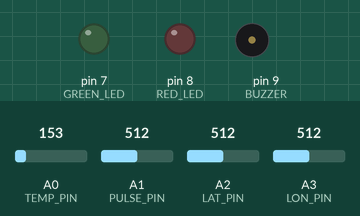
A sketch run on a simulated Arduino Uno, built with avr-gcc and run on an emulated ATmega328P. Parts: output pins drawn as LEDs (lit = HIGH), buzzer (waves = sounding). Inputs (shaded band) come from the test bench; at power-on: A0 (TEMP_PIN) = 153, A2 (LAT_PIN) = 512, A1 (PULSE_PIN) = 512, A3 (LON_PIN) = 512. What the sketch prints to the serial monitor is not drawn.

Above: at 1.3 s.
1.4 s: A0 (TEMP_PIN) set to 174
At 5.1 s:
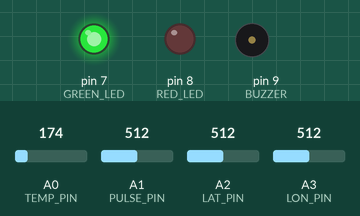
5.5 s: A2 (LAT_PIN) set to 211
8.2 s: A2 (LAT_PIN) set to 188
At 11.4 s:
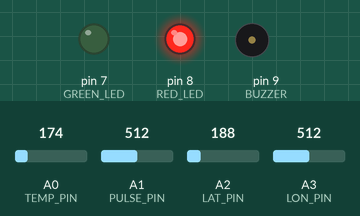
24.0 s: A2 (LAT_PIN) set to 306
At 25.9 s:
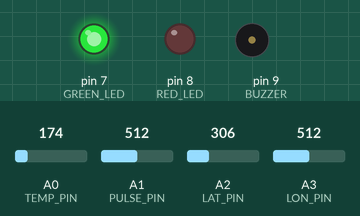
Timing chart, 0 to 27.4 s (numbered marks = the images above; inputs shaded):
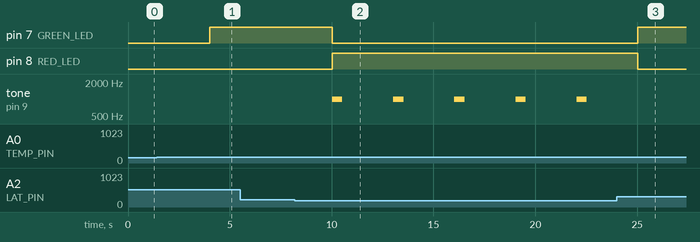

The sketch:

Smartherd_Tinkercad_circuit.ino
```cpp
// ---------------------------------------------------------------- identity
const char DEVICE_ID[]   = "collar_001";
const char FARM_ID[]     = "cjafRzyuaiLKb3RQDnnj";   // confirm against farms table
const char ANIMAL_ID[]   = "goat_001";
const char ANIMAL_NAME[] = "Goat 001";
const char ANIMAL_TYPE[] = "goat";

// Shown in the printed HTTP frame only. The real key lives in the bridge,
// never in a sketch you paste into a public Tinkercad project.
const char SUPABASE_HOST[] = "https://ipuheybcnznqcsxobudg.supabase.co/functions/v1/ingest-gps";
const char INGEST_PATH[]   = "/functions/v1/ingest-gps";

// ---------------------------------------------------------------- hardware
const int TEMP_PIN  = A0;
const int PULSE_PIN = A1;
const int LAT_PIN   = A2;
const int LON_PIN   = A3;

const int GREEN_LED = 7;
const int RED_LED   = 8;
const int BUZZER    = 9;

// ---------------------------------------------------------------- thresholds
const float TEMP_MIN = 35.0;
const float TEMP_MAX = 40.0;
const int   PULSE_MIN = 40;
const int   PULSE_MAX = 140;

// Circular bench fence, centre near the test farm outside Gaborone.
// Coordinates are held as integer 1e-5 degrees throughout: an AVR float
// carries only ~7 significant digits, which is ~4 m of error at this
// latitude — enough to flip a fence decision on its own.
const long FENCE_LAT_E5 = -2460456L;   // -24.60456
const long FENCE_LON_E5 =  2592176L;   //  25.92176
const long FENCE_RADIUS_M = 200;

// Pot sweep covers roughly 400 m of lat and 400 m of lon around that centre,
// so turning a knob walks the animal in and out of the fence.
const long LAT_MIN_E5 = -2460700L, LAT_MAX_E5 = -2460300L;
const long LON_MIN_E5 =  2591900L, LON_MAX_E5 =  2592300L;

// 3 s is bench-only. A real run at this rate writes ~28,800 rows a day.
const unsigned long UPLOAD_INTERVAL_MS = 3000;
unsigned long lastUpdate = 0;
unsigned long seq = 0;

String lastPayload = "";

// ---------------------------------------------------------------- helpers

// Exact decimal from 1e-5 degrees. Avoids float rounding in the payload.
String degStr(long e5) {
  bool neg = e5 < 0;
  unsigned long a = neg ? (unsigned long)(-e5) : (unsigned long)e5;
  char buf[16];
  sprintf(buf, "%s%lu.%05lu", neg ? "-" : "", a / 100000UL, a % 100000UL);
  return String(buf);
}

// Same NaN guard as the real firmware. String(NAN) emits "nan", which is not
// valid JSON, and req.json() then throws before the insert is ever attempted.
String jsonNumber(float v, byte dp) {
  if (isnan(v) || isinf(v)) return F("null");
  return String(v, dp);
}

// Equirectangular distance, integer degrees in, metres out. At 1e-5 degrees
// one unit is 1.1132 m of latitude and 1.0122 m of longitude at -24.6.
long fenceDistanceM(long latE5, long lonE5) {
  float dLat = (float)(latE5 - FENCE_LAT_E5) * 1.1132;
  float dLon = (float)(lonE5 - FENCE_LON_E5) * 1.0122;
  return (long)(sqrt(dLat * dLat + dLon * dLon) + 0.5);
}

String buildPayload(long latE5, long lonE5, float tempC, int pulse,
                    bool insideFence, bool healthAlert) {
  String j = F("{");
  // seq keeps two identical fixes from a stationary animal distinguishable,
  // which is what the bridge's duplicate filter keys on.
  j += F("\"seq\":"); j += String(seq); j += F(",");
  j += F("\"deviceId\":\"");   j += DEVICE_ID;   j += F("\",");
  j += F("\"farmId\":\"");     j += FARM_ID;     j += F("\",");
  j += F("\"animalId\":\"");   j += ANIMAL_ID;   j += F("\",");
  j += F("\"animalName\":\""); j += ANIMAL_NAME; j += F("\",");
  j += F("\"animalType\":\""); j += ANIMAL_TYPE; j += F("\",");
  j += F("\"lat\":");  j += degStr(latE5); j += F(",");
  j += F("\"lon\":");  j += degStr(lonE5); j += F(",");
  j += F("\"latDir\":\""); j += (latE5 < 0 ? "S" : "N"); j += F("\",");
  j += F("\"lonDir\":\""); j += (lonE5 < 0 ? "W" : "E"); j += F("\",");
  j += F("\"alt\":");    j += jsonNumber(970.0, 1); j += F(",");
  j += F("\"speed\":");  j += jsonNumber(0.0, 2);   j += F(",");
  j += F("\"course\":"); j += jsonNumber(0.0, 2);   j += F(",");
  j += F("\"sats\":9,");
  j += F("\"insideFence\":"); j += (insideFence ? F("true") : F("false")); j += F(",");
  j += F("\"fenceVersion\":1,");
  // Physio channels. The current Edge Function ignores unknown keys, so these
  // ride along harmlessly until telemetry has columns for them.
  j += F("\"tempC\":");     j += jsonNumber(tempC, 1); j += F(",");
  j += F("\"pulseBpm\":");  j += String(pulse);        j += F(",");
  j += F("\"healthAlert\":"); j += (healthAlert ? F("true") : F("false"));
  j += F("}");
  return j;
}

// The request the ESP32 would put on the wire. Printed so the simulation
// demonstrates the protocol; the bridge is what actually sends it.
void printHttpFrame(const String& body) {
  Serial.println();
  Serial.print(F("POST ")); Serial.print(INGEST_PATH); Serial.println(F(" HTTP/1.1"));
  Serial.print(F("Host: ")); Serial.println(SUPABASE_HOST);
  Serial.println(F("Content-Type: application/json"));
  Serial.println(F("x-device-key: ********  (held by bridge)"));
  Serial.print(F("x-device-id: ")); Serial.println(DEVICE_ID);
  Serial.print(F("Content-Length: ")); Serial.println(body.length());
  Serial.println(F("Connection: close"));
  Serial.println();
  Serial.println(body);
}

void setup() {
  Serial.begin(9600);

  pinMode(GREEN_LED, OUTPUT);
  pinMode(RED_LED, OUTPUT);
  pinMode(BUZZER, OUTPUT);
  digitalWrite(GREEN_LED, LOW);
  digitalWrite(RED_LED, LOW);
  digitalWrite(BUZZER, LOW);

  Serial.println(F("================================"));
  Serial.println(F(" SMARTHERD COLLAR (SIMULATED)"));
  Serial.println(F(" TRANSPORT: HTTP/1.1 via bridge"));
  Serial.println(F(" ENDPOINT : /functions/v1/ingest-gps"));
  Serial.println(F(" Keys: j=last payload  p=position  f=fence"));
  Serial.println(F("================================"));
}

void loop() {
  if (Serial.available()) {
    char c = Serial.read();
    if (c == 'j') { Serial.println(F("[last payload]")); Serial.println(lastPayload); }
    else if (c == 'f') {
      Serial.print(F("[fence] centre ")); Serial.print(degStr(FENCE_LAT_E5));
      Serial.print(F(", ")); Serial.print(degStr(FENCE_LON_E5));
      Serial.print(F("  r=")); Serial.print(FENCE_RADIUS_M); Serial.println(F(" m"));
    }
    else if (c == 'p') { Serial.print(F("[seq] ")); Serial.println(seq); }
  }

  if (millis() - lastUpdate < UPLOAD_INTERVAL_MS) return;
  lastUpdate = millis();
  seq++;

  float voltage    = analogRead(TEMP_PIN) * (5.0 / 1023.0);
  float temperatureC = (voltage - 0.5) * 100.0;
  int   pulseRate  = map(analogRead(PULSE_PIN), 0, 1023, 40, 140);
  long  latE5      = map(analogRead(LAT_PIN), 0, 1023, LAT_MIN_E5, LAT_MAX_E5);
  long  lonE5      = map(analogRead(LON_PIN), 0, 1023, LON_MIN_E5, LON_MAX_E5);

  long distanceM   = fenceDistanceM(latE5, lonE5);
  bool insideFence = distanceM <= FENCE_RADIUS_M;

  bool healthAlert = (temperatureC < TEMP_MIN) || (temperatureC > TEMP_MAX) ||
                     (pulseRate < PULSE_MIN)   || (pulseRate > PULSE_MAX);

  lastPayload = buildPayload(latE5, lonE5, temperatureC, pulseRate,
                             insideFence, healthAlert);

  Serial.println();
  Serial.println(F("------ ANIMAL DATA ------"));
  Serial.print(F("Temperature: ")); Serial.print(temperatureC, 1); Serial.println(F(" C"));
  Serial.print(F("Pulse Rate : ")); Serial.print(pulseRate); Serial.println(F(" BPM"));
  Serial.print(F("Latitude   : ")); Serial.println(degStr(latE5));
  Serial.print(F("Longitude  : ")); Serial.println(degStr(lonE5));
  Serial.print(F("Fence dist : ")); Serial.print(distanceM);
  Serial.println(insideFence ? F(" m (INSIDE)") : F(" m (OUTSIDE)"));

  printHttpFrame(lastPayload);

  // The line the bridge parses. One per fix, nothing else on it.
  Serial.print(F("#SH>"));
  Serial.println(lastPayload);

  if (healthAlert || !insideFence) {
    digitalWrite(RED_LED, HIGH);
    digitalWrite(GREEN_LED, LOW);
    tone(BUZZER, 1000, 500);
    Serial.println(healthAlert ? F("ALERT: ABNORMAL PHYSIOLOGY")
                               : F("ALERT: FENCE BREACH"));
    Serial.println(F("SMS: ALERT QUEUED (SIMULATED)"));
  } else {
    digitalWrite(RED_LED, LOW);
    digitalWrite(GREEN_LED, HIGH);
    noTone(BUZZER);
    Serial.println(F("STATUS: MONITORING"));
  }
  Serial.println(F("-------------------------"));
}
```

Measured:
- the behaviour switches between 173 and 174 on A0 (TEMP_PIN) (found by bisection; images 0 and 1)
- the behaviour switches between 200 and 199 on A2 (LAT_PIN) (found by bisection; images 1 and 2)
- after the input at 1.4 s, pin 7 (GREEN_LED): LOW → HIGH after 2.6 s; pin 8 (RED_LED): stays LOW (without the input it goes to HIGH after 2.6 s); tone on pin 9 (BUZZER): stays silent (without the input it goes to 1000 Hz after 2.6 s)
- after the input at 5.5 s, every drawn part: stays the same
- after the input at 8.2 s, pin 7 (GREEN_LED): HIGH → LOW after 1.8 s; pin 8 (RED_LED): LOW → HIGH after 1.8 s; tone on pin 9 (BUZZER): alternates 1000 Hz for 0.50 s and silent for 2.5 s, starting after 1.8 s
- after the input at 24.0 s, pin 7 (GREEN_LED): LOW → HIGH after 1.0 s; pin 8 (RED_LED): HIGH → LOW after 1.0 s; tone on pin 9 (BUZZER): stops changing and stays silent
